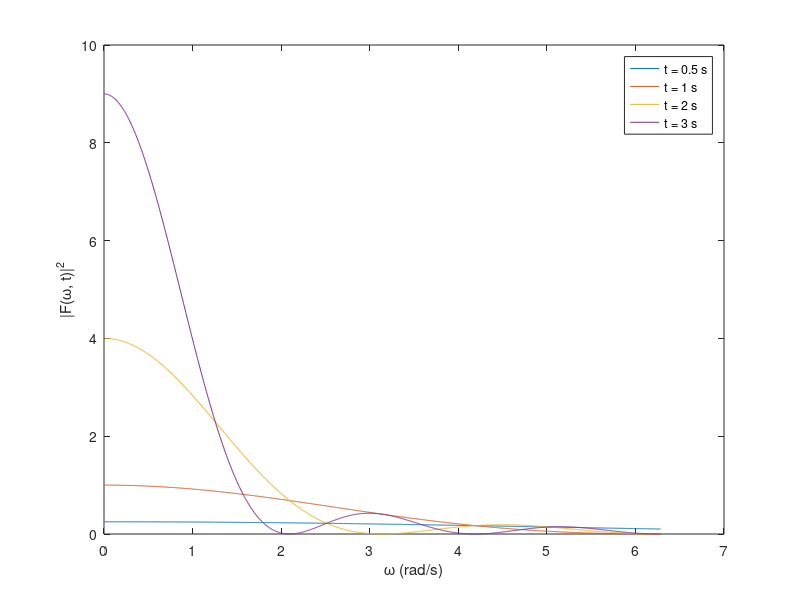

Source code (MATLAB):
%% FID_filter
close all;
clear all;

w = 2*pi*[0.001:0.001:1];
t = [0.5 1 2 3];

for i = 1:length(t)
    F2(i,:) = t(i)^2*(sin(w*t(i)/2)./(w*t(i)/2)).^2;
end

plot(w,F2)
xlabel('\omega (rad/s)'); ylabel('|F(\omega, t)|^2')
legend('t = 0.5 s', 't = 1 s', 't = 2 s', 't = 3 s')

